Frame 1 (no input): blank canvas, image omitted
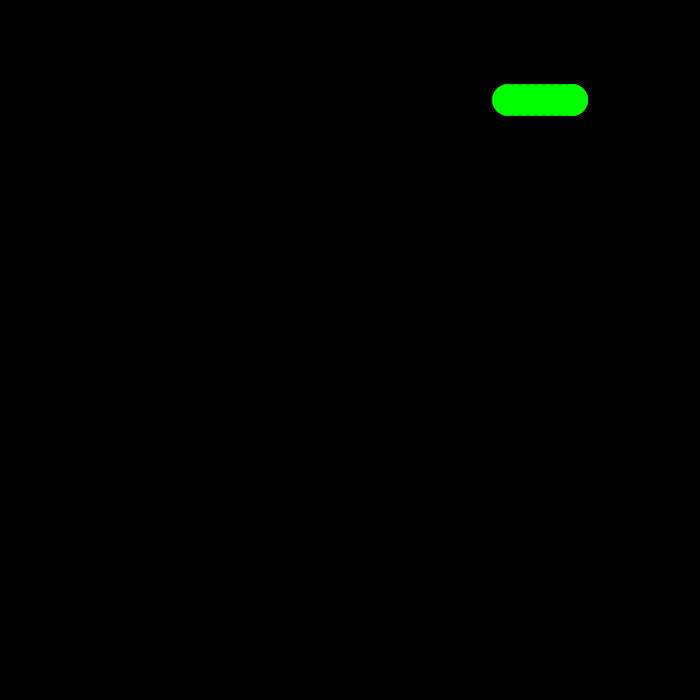
Frame 60 (the mouse pressed at the canvas centre just before this capture)
Frame 120 (the mouse held since frame 60 and released just before this capture): blank canvas, image omitted

The Processing sketch that drew this single still picture (run headless with seeded random() and noise(); from frame 60 on, the mouse is pressed at the canvas centre):

// Processing sketch: sigue_cursor_gusano_verde
// ── sigue_cursor_gusano_verde.pde

//arreglo de la serpiente
int[] posx = new int[10];
int[] posy = new int[10];

// posicion actual de inicio / cabeza
int xActual = 100;
int yActual = 100;

// direccion serpiente
int aumentoX = 8;
int aumentoY = 0;

void setup(){
  size(700,700);
  frameRate(10);
}

void draw(){
  background(0);
  
  //recorre el vector y dibuja los circulos
  for(int i=0; i<posx.length;i++){
      if(posx[i] != 0 || posy[i] != 0){
        noStroke();
        fill(0,255,0);
        ellipse(posx[i],posy[i],32,32);
      }
  }
  recorridoSerpiente();
}

void copiarSerpiente(){
  //creamos una copia mas larga del arreglo
  int[] nuevoarregloX = new int[posx.length+1];
  int[] nuevoarregloY = new int[posy.length+1];
  
  //copiamos todos sus elementos
  for(int i=0;i<posx.length;i++){
    nuevoarregloX[i] = posx[i];
    nuevoarregloY[i] = posy[i];
  }
  //actualizamos el arreglo principal para que sea el nuevo
  posx = nuevoarregloX;
  posy = nuevoarregloY;
}

void keyPressed(){
 if (key == CODED) {
    if (keyCode == UP) {
      aumentoX = 0;
      aumentoY = -8; 
    } else if (keyCode == DOWN) {
      aumentoX = 0;
      aumentoY = 8;
    } else if (keyCode == LEFT) {
      aumentoX = -8;
      aumentoY = 0; 
    } else if (keyCode == RIGHT) {
      aumentoX = 8;
      aumentoY = 0;
    } else if (keyCode == CONTROL) {
      copiarSerpiente();
    } 
  } else {
    //nada
  }
}

void recorridoSerpiente(){ //El movimiento automatico de la serpiente
  //Guardamos la cabeza
  xActual = xActual+aumentoX;
  yActual = yActual+aumentoY;
  posx[posx.length-1] = xActual;
  posy[posy.length-1] = yActual;
  
  //corremos todas las posiciones
  for(int i=0; i< posx.length-1;i++){
    posx[i]= posx[i+1];
    posy[i]= posy[i+1];
  }
}
